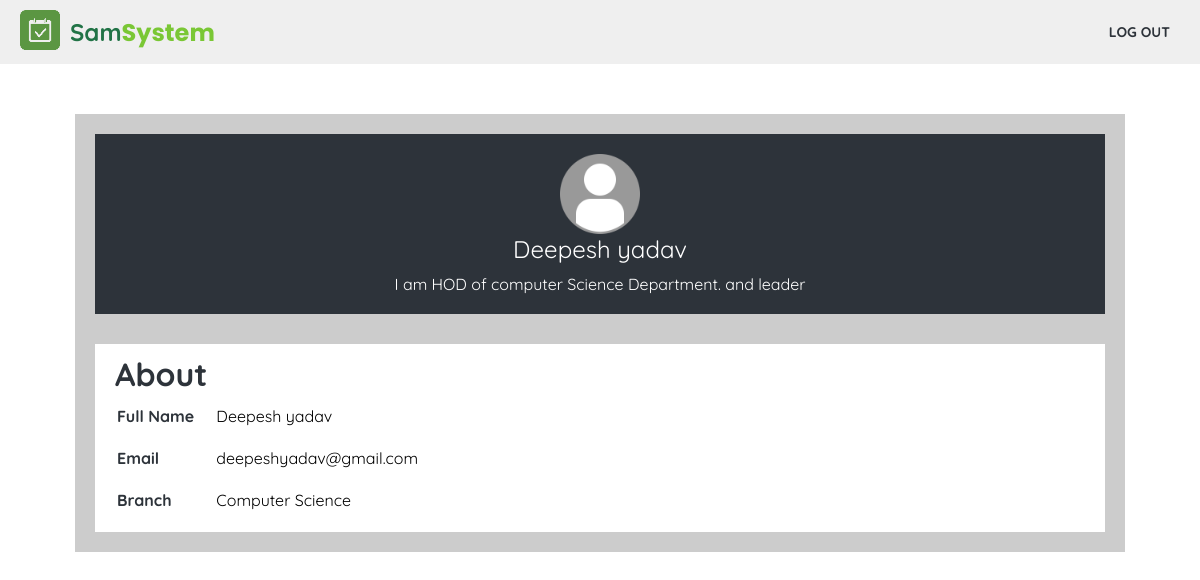
Screenshot of /teacher/profile.php?id=5 (signed in) with the database file from the repository.
### tables this page shows
CREATE TABLE `user` (
  `id` int(11) NOT NULL,
  `name` varchar(50) NOT NULL,
  `email` varchar(100) NOT NULL,
  `password` varchar(255) NOT NULL,
  `type` enum('student','teacher','admin') NOT NULL DEFAULT 'student',
  `approved` tinyint(1) NOT NULL DEFAULT 0,
  `date_created` date DEFAULT current_timestamp()
);

CREATE TABLE `teacher_profile` (
  `teacher_id` int(11) NOT NULL,
  `about` varchar(200) NOT NULL,
  `branch` int(11) NOT NULL
);

CREATE TABLE `branch` (
  `id` int(11) NOT NULL,
  `full_name` varchar(100) NOT NULL,
  `initials` varchar(10) NOT NULL
);

### teacher/profile.php (the view, shortened to what this page needs)
<?php
require '../db/db_connector.php';
function getBranchName($id, $conn)
{
	$stmt = $conn->prepare("SELECT full_name FROM branch WHERE id = ?");
	$stmt->bind_param("i", $id);
	$stmt->execute();
	$stmt->bind_result($result);
	if ($stmt->fetch()) {
		return $result;
	} else {
		$stmt->close();
		return null;
	}
}
$action = $_GET['action'] ?? "view";
$id = $_GET['id'] ?? null;
if (($action === 'update' || $action === 'view') && $id) {
	$stmt = $conn->prepare("SELECT * FROM teacher_profile WHERE teacher_id=?");
	$stmt->bind_param("i", $id);
	$stmt->execute();
	$result = $stmt->get_result();
	$profile_data = $result->fetch_assoc();
}
$stmt = $conn->prepare("SELECT * FROM user WHERE id=?");
$stmt->bind_param("i", $id);
$stmt->execute();
$result = $stmt->get_result();
$user_data = $result->fetch_assoc();
?>
<!DOCTYPE html>
<html lang="en">
<head>
	<link rel="stylesheet" href="../css/util.css">
	<link rel="stylesheet" href="../css/style.css">
</head>
<body>
	<?php require '../components/nav_sm.php'; ?>
	<div class="container">
		<?php if ($action === 'view' && $profile_data): ?>
			<div class="profile">
				<div class="profile-left">
					<img src="../img/user.jpg" alt="User Image" class="profile-img">
					<p class="profile-name"><?= $user_data['name'] ?></p>
					<p class="profile-bio mt10"><?=$profile_data['about']?></p>
				</div>
				<div class="profile-right">
					<h1 class="ml10">About</h1>
					<table class="profile-table">
						<tr>
							<td class="text-dark">Full Name</td>
							<td ><?= $user_data['name'] ?></td>
						</tr>
						<tr>
							<td class="text-dark">Email</td>
							<td><?= $user_data['email']?></td>
						</tr>
						<tr>
							<td class="text-dark">Branch</td>
							<td ><?= getBranchName($profile_data['branch'],$conn)?></td>
						</tr>
					</table>
				</div>
			</div>
		<?php endif; ?>
	</div>
</body>
</html>

### css/util.css (style rules this page uses)
:root { --color-primary: #217346; --color-primary-light: #7ac735; --color-accent: #ff9900; --color-background: #fafafa; --color-text-dark: #2d333a; --color-highlight: #FFF9C4; --color-info: #00bcfe; --color-info-dark: #0095c7; --color-light-blue: #eaf4ff; --color-green: #28a745; --color-red: #dc3545; --color-green-dark:#218838; --color-red-dark: #c82333; }
.ml10 { margin-left: 10px; }
.mt10 { margin-top: 10px !important; }
.text-dark { color: var(--color-text-dark); }

### css/style.css (style rules this page uses)
* { margin: 0; padding: 0; font-family: "Quicksand", sans-serif; box-sizing: border-box; }
h1 { color: var(--color-text-dark); font-weight: 700; }
.profile { background: #ccc; display: flex; justify-content: space-between; align-items: stretch; gap: 30px; margin-top: 50px; padding: 20px; flex-direction: column; }
.profile-left { background-color: var(--color-text-dark) ; height: 100%; flex-basis: 30%; display: flex; justify-content: center; align-items: center; flex-direction: column; padding: 20px; text-align: justify; position: relative; }
.profile-left img { width: 80px; }
.profile-left .profile-name { color: white; font-size: 24px; text-align: center; }
.profile-bio { color: white; }
.container { max-width: 1050px; margin: auto auto; }
.profile-right { flex-basis: 70%; background-color: white; padding: 10px; display: flex; justify-content: center; align-items: start; flex-direction: column; }
.profile-table td { padding: 10px; word-wrap: break-word; word-break: break-word; white-space: normal; max-width: 100%; }
.text-dark { color: var(--color-text-dark); font-weight: 700; }

### rows the page displays
user: name "Deepesh yadav", email "deepeshyadav@gmail.com"
teacher_profile: about "I am HOD of computer Science Department. and leader", branch.full_name "Computer Science"
